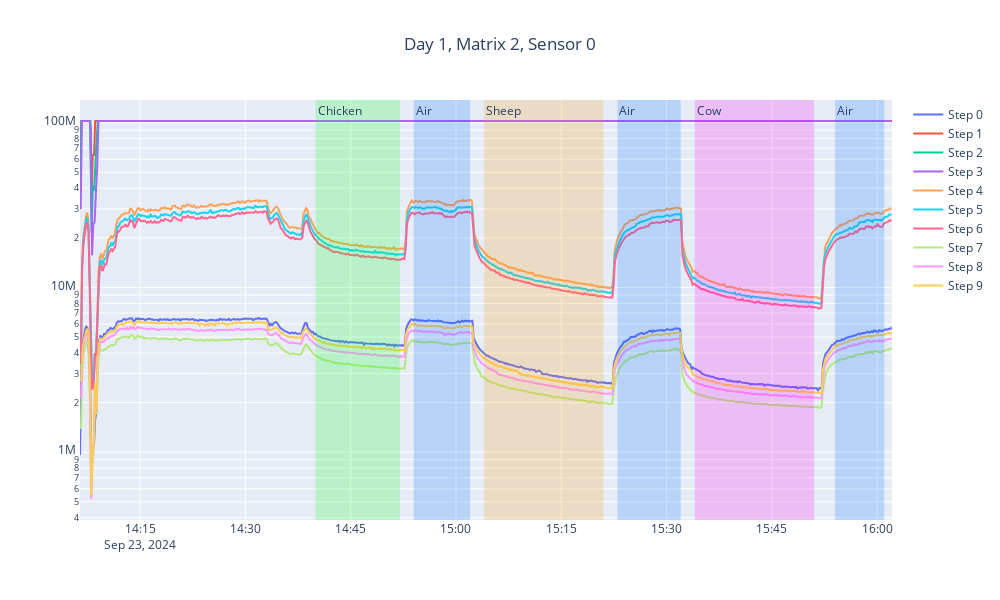
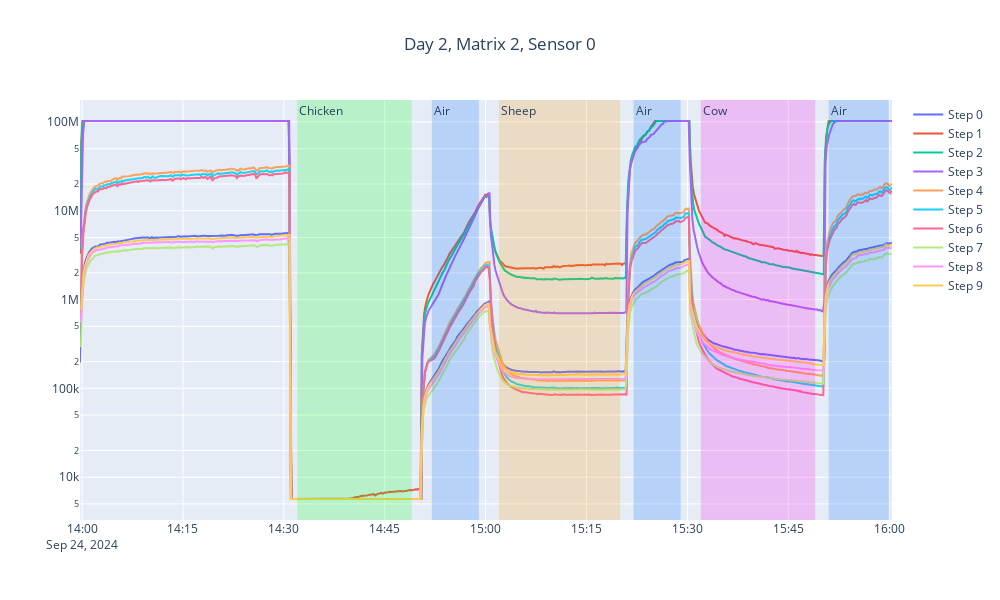
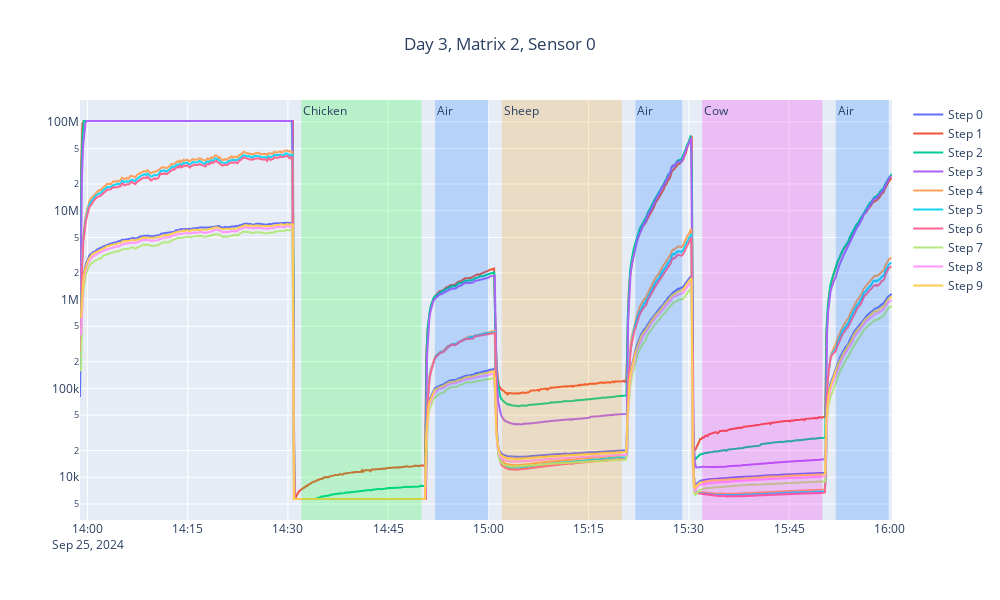

These figures' notebook cell, in order:
### Code cell
for day in range(1, 4):
    plot_sensor_it(day, 2, 0, sensor_data, sensor_labels, classes, colors)

### Figure 1 — Plotly figure (JSON) as saved in the notebook; plotly's stock layout.template omitted (floating-point values rounded to 4 significant figures; data arrays with more than 128 entries replaced by an {"elided": "..."} marker saying what was removed)
{"data": [{"mode": "lines", "name": "Step 0", "type": "scatter", "x": {"elided": "638 str values"}, "y": {"elided": "638 float values"}}, {"mode": "lines", "name": "Step 1", "type": "scatter", "x": {"elided": "638 str values"}, "y": {"elided": "638 int values"}}, {"mode": "lines", "name": "Step 2", "type": "scatter", "x": {"elided": "637 str values"}, "y": {"elided": "637 int values"}}, {"mode": "lines", "name": "Step 3", "type": "scatter", "x": {"elided": "637 str values"}, "y": {"elided": "637 int values"}}, {"mode": "lines", "name": "Step 4", "type": "scatter", "x": {"elided": "637 str values"}, "y": {"elided": "637 float values"}}, {"mode": "lines", "name": "Step 5", "type": "scatter", "x": {"elided": "637 str values"}, "y": {"elided": "637 float values"}}, {"mode": "lines", "name": "Step 6", "type": "scatter", "x": {"elided": "637 str values"}, "y": {"elided": "637 float values"}}, {"mode": "lines", "name": "Step 7", "type": "scatter", "x": {"elided": "637 str values"}, "y": {"elided": "637 float values"}}, {"mode": "lines", "name": "Step 8", "type": "scatter", "x": {"elided": "637 str values"}, "y": {"elided": "637 float values"}}, {"mode": "lines", "name": "Step 9", "type": "scatter", "x": {"elided": "637 str values"}, "y": {"elided": "637 float values"}}], "layout": {"annotations": [{"showarrow": false, "text": "Chicken", "x": "2024-09-23 14:40:00", "xanchor": "left", "xref": "x", "y": 1, "yanchor": "top", "yref": "y domain"}, {"showarrow": false, "text": "Air", "x": "2024-09-23 14:54:00", "xanchor": "left", "xref": "x", "y": 1, "yanchor": "top", "yref": "y domain"}, {"showarrow": false, "text": "Sheep", "x": "2024-09-23 15:04:00", "xanchor": "left", "xref": "x", "y": 1, "yanchor": "top", "yref": "y domain"}, {"showarrow": false, "text": "Air", "x": "2024-09-23 15:23:00", "xanchor": "left", "xref": "x", "y": 1, "yanchor": "top", "yref": "y domain"}, {"showarrow": false, "text": "Cow", "x": "2024-09-23 15:34:00", "xanchor": "left", "xref": "x", "y": 1, "yanchor": "top", "yref": "y domain"}, {"showarrow": false, "text": "Air", "x": "2024-09-23 15:54:00", "xanchor": "left", "xref": "x", "y": 1, "yanchor": "top", "yref": "y domain"}], "height": 600, "shapes": [{"fillcolor": "#00FF14", "line": {"width": 0}, "opacity": 0.2, "type": "rect", "x0": "2024-09-23 14:40:00", "x1": "2024-09-23 14:52:00", "xref": "x", "y0": 0, "y1": 1, "yref": "y domain"}, {"fillcolor": "#006BFF", "line": {"width": 0}, "opacity": 0.2, "type": "rect", "x0": "2024-09-23 14:54:00", "x1": "2024-09-23 15:02:00", "xref": "x", "y0": 0, "y1": 1, "yref": "y domain"}, {"fillcolor": "#FF9400", "line": {"width": 0}, "opacity": 0.2, "type": "rect", "x0": "2024-09-23 15:04:00", "x1": "2024-09-23 15:21:00", "xref": "x", "y0": 0, "y1": 1, "yref": "y domain"}, {"fillcolor": "#006BFF", "line": {"width": 0}, "opacity": 0.2, "type": "rect", "x0": "2024-09-23 15:23:00", "x1": "2024-09-23 15:32:00", "xref": "x", "y0": 0, "y1": 1, "yref": "y domain"}, {"fillcolor": "#FF00EB", "line": {"width": 0}, "opacity": 0.2, "type": "rect", "x0": "2024-09-23 15:34:00", "x1": "2024-09-23 15:51:00", "xref": "x", "y0": 0, "y1": 1, "yref": "y domain"}, {"fillcolor": "#006BFF", "line": {"width": 0}, "opacity": 0.2, "type": "rect", "x0": "2024-09-23 15:54:00", "x1": "2024-09-23 16:01:00", "xref": "x", "y0": 0, "y1": 1, "yref": "y domain"}], "title": {"text": "Day 1, Matrix 2, Sensor 0", "x": 0.5}, "width": 1000, "yaxis": {"type": "log"}}}

### Figure 2 — Plotly figure (JSON) as saved in the notebook; plotly's stock layout.template omitted (floating-point values rounded to 4 significant figures; data arrays with more than 128 entries replaced by an {"elided": "..."} marker saying what was removed)
{"data": [{"mode": "lines", "name": "Step 0", "type": "scatter", "x": {"elided": "666 str values"}, "y": {"elided": "666 float values"}}, {"mode": "lines", "name": "Step 1", "type": "scatter", "x": {"elided": "666 str values"}, "y": {"elided": "666 float values"}}, {"mode": "lines", "name": "Step 2", "type": "scatter", "x": {"elided": "665 str values"}, "y": {"elided": "665 float values"}}, {"mode": "lines", "name": "Step 3", "type": "scatter", "x": {"elided": "665 str values"}, "y": {"elided": "665 float values"}}, {"mode": "lines", "name": "Step 4", "type": "scatter", "x": {"elided": "665 str values"}, "y": {"elided": "665 float values"}}, {"mode": "lines", "name": "Step 5", "type": "scatter", "x": {"elided": "665 str values"}, "y": {"elided": "665 float values"}}, {"mode": "lines", "name": "Step 6", "type": "scatter", "x": {"elided": "665 str values"}, "y": {"elided": "665 float values"}}, {"mode": "lines", "name": "Step 7", "type": "scatter", "x": {"elided": "665 str values"}, "y": {"elided": "665 float values"}}, {"mode": "lines", "name": "Step 8", "type": "scatter", "x": {"elided": "665 str values"}, "y": {"elided": "665 float values"}}, {"mode": "lines", "name": "Step 9", "type": "scatter", "x": {"elided": "665 str values"}, "y": {"elided": "665 float values"}}], "layout": {"annotations": [{"showarrow": false, "text": "Chicken", "x": "2024-09-24 14:32:00", "xanchor": "left", "xref": "x", "y": 1, "yanchor": "top", "yref": "y domain"}, {"showarrow": false, "text": "Air", "x": "2024-09-24 14:52:00", "xanchor": "left", "xref": "x", "y": 1, "yanchor": "top", "yref": "y domain"}, {"showarrow": false, "text": "Sheep", "x": "2024-09-24 15:02:00", "xanchor": "left", "xref": "x", "y": 1, "yanchor": "top", "yref": "y domain"}, {"showarrow": false, "text": "Air", "x": "2024-09-24 15:22:00", "xanchor": "left", "xref": "x", "y": 1, "yanchor": "top", "yref": "y domain"}, {"showarrow": false, "text": "Cow", "x": "2024-09-24 15:32:00", "xanchor": "left", "xref": "x", "y": 1, "yanchor": "top", "yref": "y domain"}, {"showarrow": false, "text": "Air", "x": "2024-09-24 15:51:00", "xanchor": "left", "xref": "x", "y": 1, "yanchor": "top", "yref": "y domain"}], "height": 600, "shapes": [{"fillcolor": "#00FF14", "line": {"width": 0}, "opacity": 0.2, "type": "rect", "x0": "2024-09-24 14:32:00", "x1": "2024-09-24 14:49:00", "xref": "x", "y0": 0, "y1": 1, "yref": "y domain"}, {"fillcolor": "#006BFF", "line": {"width": 0}, "opacity": 0.2, "type": "rect", "x0": "2024-09-24 14:52:00", "x1": "2024-09-24 14:59:00", "xref": "x", "y0": 0, "y1": 1, "yref": "y domain"}, {"fillcolor": "#FF9400", "line": {"width": 0}, "opacity": 0.2, "type": "rect", "x0": "2024-09-24 15:02:00", "x1": "2024-09-24 15:20:00", "xref": "x", "y0": 0, "y1": 1, "yref": "y domain"}, {"fillcolor": "#006BFF", "line": {"width": 0}, "opacity": 0.2, "type": "rect", "x0": "2024-09-24 15:22:00", "x1": "2024-09-24 15:29:00", "xref": "x", "y0": 0, "y1": 1, "yref": "y domain"}, {"fillcolor": "#FF00EB", "line": {"width": 0}, "opacity": 0.2, "type": "rect", "x0": "2024-09-24 15:32:00", "x1": "2024-09-24 15:49:00", "xref": "x", "y0": 0, "y1": 1, "yref": "y domain"}, {"fillcolor": "#006BFF", "line": {"width": 0}, "opacity": 0.2, "type": "rect", "x0": "2024-09-24 15:51:00", "x1": "2024-09-24 16:00:00", "xref": "x", "y0": 0, "y1": 1, "yref": "y domain"}], "title": {"text": "Day 2, Matrix 2, Sensor 0", "x": 0.5}, "width": 1000, "yaxis": {"type": "log"}}}

### Figure 3 — Plotly figure (JSON) as saved in the notebook; plotly's stock layout.template omitted (floating-point values rounded to 4 significant figures; data arrays with more than 128 entries replaced by an {"elided": "..."} marker saying what was removed)
{"data": [{"mode": "lines", "name": "Step 0", "type": "scatter", "x": {"elided": "671 str values"}, "y": {"elided": "671 float values"}}, {"mode": "lines", "name": "Step 1", "type": "scatter", "x": {"elided": "671 str values"}, "y": {"elided": "671 float values"}}, {"mode": "lines", "name": "Step 2", "type": "scatter", "x": {"elided": "671 str values"}, "y": {"elided": "671 float values"}}, {"mode": "lines", "name": "Step 3", "type": "scatter", "x": {"elided": "670 str values"}, "y": {"elided": "670 float values"}}, {"mode": "lines", "name": "Step 4", "type": "scatter", "x": {"elided": "670 str values"}, "y": {"elided": "670 float values"}}, {"mode": "lines", "name": "Step 5", "type": "scatter", "x": {"elided": "670 str values"}, "y": {"elided": "670 float values"}}, {"mode": "lines", "name": "Step 6", "type": "scatter", "x": {"elided": "670 str values"}, "y": {"elided": "670 float values"}}, {"mode": "lines", "name": "Step 7", "type": "scatter", "x": {"elided": "670 str values"}, "y": {"elided": "670 float values"}}, {"mode": "lines", "name": "Step 8", "type": "scatter", "x": {"elided": "670 str values"}, "y": {"elided": "670 float values"}}, {"mode": "lines", "name": "Step 9", "type": "scatter", "x": {"elided": "670 str values"}, "y": {"elided": "670 float values"}}], "layout": {"annotations": [{"showarrow": false, "text": "Chicken", "x": "2024-09-25 14:32:00", "xanchor": "left", "xref": "x", "y": 1, "yanchor": "top", "yref": "y domain"}, {"showarrow": false, "text": "Air", "x": "2024-09-25 14:52:00", "xanchor": "left", "xref": "x", "y": 1, "yanchor": "top", "yref": "y domain"}, {"showarrow": false, "text": "Sheep", "x": "2024-09-25 15:02:00", "xanchor": "left", "xref": "x", "y": 1, "yanchor": "top", "yref": "y domain"}, {"showarrow": false, "text": "Air", "x": "2024-09-25 15:22:00", "xanchor": "left", "xref": "x", "y": 1, "yanchor": "top", "yref": "y domain"}, {"showarrow": false, "text": "Cow", "x": "2024-09-25 15:32:00", "xanchor": "left", "xref": "x", "y": 1, "yanchor": "top", "yref": "y domain"}, {"showarrow": false, "text": "Air", "x": "2024-09-25 15:52:00", "xanchor": "left", "xref": "x", "y": 1, "yanchor": "top", "yref": "y domain"}], "height": 600, "shapes": [{"fillcolor": "#00FF14", "line": {"width": 0}, "opacity": 0.2, "type": "rect", "x0": "2024-09-25 14:32:00", "x1": "2024-09-25 14:50:00", "xref": "x", "y0": 0, "y1": 1, "yref": "y domain"}, {"fillcolor": "#006BFF", "line": {"width": 0}, "opacity": 0.2, "type": "rect", "x0": "2024-09-25 14:52:00", "x1": "2024-09-25 15:00:00", "xref": "x", "y0": 0, "y1": 1, "yref": "y domain"}, {"fillcolor": "#FF9400", "line": {"width": 0}, "opacity": 0.2, "type": "rect", "x0": "2024-09-25 15:02:00", "x1": "2024-09-25 15:20:00", "xref": "x", "y0": 0, "y1": 1, "yref": "y domain"}, {"fillcolor": "#006BFF", "line": {"width": 0}, "opacity": 0.2, "type": "rect", "x0": "2024-09-25 15:22:00", "x1": "2024-09-25 15:29:00", "xref": "x", "y0": 0, "y1": 1, "yref": "y domain"}, {"fillcolor": "#FF00EB", "line": {"width": 0}, "opacity": 0.2, "type": "rect", "x0": "2024-09-25 15:32:00", "x1": "2024-09-25 15:50:00", "xref": "x", "y0": 0, "y1": 1, "yref": "y domain"}, {"fillcolor": "#006BFF", "line": {"width": 0}, "opacity": 0.2, "type": "rect", "x0": "2024-09-25 15:52:00", "x1": "2024-09-25 16:00:00", "xref": "x", "y0": 0, "y1": 1, "yref": "y domain"}], "title": {"text": "Day 3, Matrix 2, Sensor 0", "x": 0.5}, "width": 1000, "yaxis": {"type": "log"}}}
